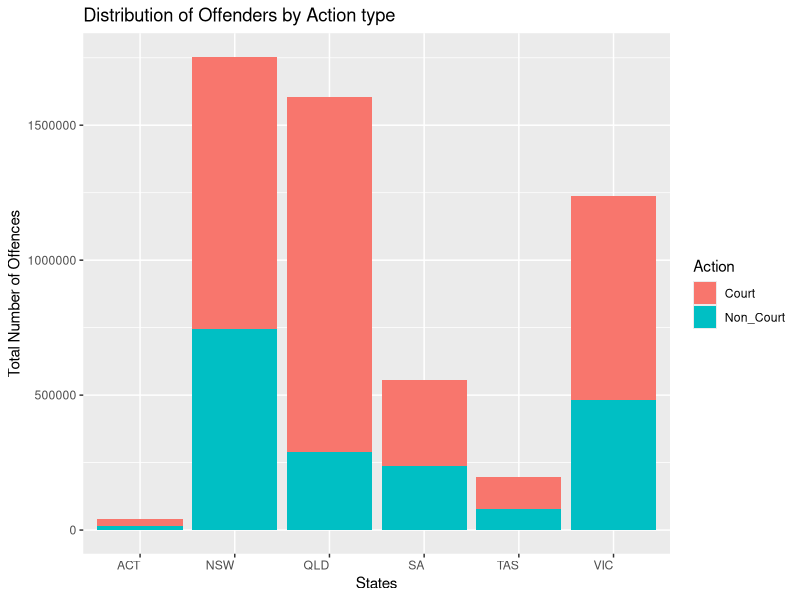
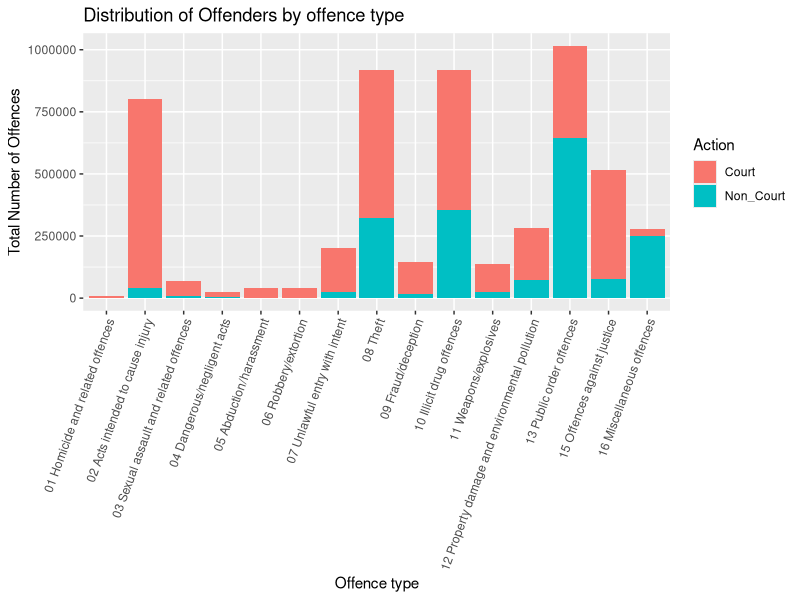

Write the R code that produced these figures, in order.
## ---- chunk 1
knitr::opts_chunk$set(echo = FALSE, cache=TRUE, messages=FALSE, warning=FALSE)
# Make sure you have the latest versions of rmarkdown and bookdown installed
library(ggplot2)
## ---- chunk 2
library(tidyverse)
library(readxl)
library(dplyr)
library(readr)
## ---- chunk 3
NSW <- read_excel(here::here("data/5. police proceedings, selected states and territories.xls"), 
                      sheet = 2, range = "A6:L39") %>% 
  dplyr::filter(!is.na(`Principal offence`))
NSW$`2008–09` =as.double(NSW$`2008–09`)
NSW <- NSW[-16,]
NSW <- NSW %>% mutate(Action = c(rep("Court",15),rep("Non_Court",15)))
NSW$States <- "NSW"

NSW <- NSW %>%  pivot_longer(cols = `2008–09`:`2018–19`,
               names_to = "Year", 
               values_to = "Cases") %>%
   mutate(Year = year(as.Date(Year, "%Y")))

VIC <- read_excel(here::here("data/5. police proceedings, selected states and territories.xls"), 
                      sheet = 3, range = "A6:L39") %>% 
  dplyr::filter(!is.na(`Principal offence`))
VIC$`2008–09` =as.double(VIC$`2008–09`)
VIC <- VIC[-16,]
VIC <- VIC %>% mutate(Action = c(rep("Court",15),rep("Non_Court",15)))
VIC$States <- "VIC"

VIC <- VIC %>%  pivot_longer(cols = `2008–09`:`2018–19`,
               names_to = "Year", 
               values_to = "Cases") %>%
   mutate(Year = year(as.Date(Year, "%Y")))

QLD <- read_excel(here::here("data/5. police proceedings, selected states and territories.xls"), 
                      sheet = 4, range = "A6:L39") %>% 
  dplyr::filter(!is.na(`Principal offence`))
QLD$`2008–09` =as.double(QLD$`2008–09`)
QLD <- QLD[-16,]
QLD <- QLD %>% mutate(Action = c(rep("Court",15),rep("Non_Court",15)))
QLD$States <- "QLD"

QLD <- QLD %>%  pivot_longer(cols = `2008–09`:`2018–19`,
               names_to = "Year", 
               values_to = "Cases") %>%
   mutate(Year = year(as.Date(Year, "%Y")))

SA <- read_excel(here::here("data/5. police proceedings, selected states and territories.xls"), 
                      sheet = 5, range = "A6:L39") %>% 
  dplyr::filter(!is.na(`Principal offence`))
SA$`2008–09` =as.double(SA$`2008–09`)
SA <- SA[-16,]
SA <- SA %>% mutate(Action = c(rep("Court",15),rep("Non_Court",15)))
SA$States <- "SA"

SA <- SA %>%  pivot_longer(cols = `2008–09`:`2018–19`,
               names_to = "Year", 
               values_to = "Cases") %>%
   mutate(Year = year(as.Date(Year, "%Y")))


TAS <- read_excel(here::here("data/5. police proceedings, selected states and territories.xls"), 
                      sheet = 6, range = "A6:L39") %>% 
  dplyr::filter(!is.na(`Principal offence`))
TAS$`2008–09` =as.double(TAS$`2008–09`)
TAS <- TAS[-16,]
TAS <- TAS %>% mutate(Action = c(rep("Court",15),rep("Non_Court",15)))
TAS$States <- "TAS"

TAS <- TAS %>%  pivot_longer(cols = `2008–09`:`2018–19`,
               names_to = "Year", 
               values_to = "Cases") %>%
   mutate(Year = year(as.Date(Year, "%Y")))


ACT <- read_excel(here::here("data/5. police proceedings, selected states and territories.xls"), 
                      sheet = 8, range = "A6:L39") %>% 
  dplyr::filter(!is.na(`Principal offence`))
ACT$`2008–09` =as.double(ACT$`2008–09`)
ACT <- ACT[-16,]
ACT <- ACT %>% mutate(Action = c(rep("Court",15),rep("Non_Court",15)))
ACT$States <- "ACT"

ACT <- ACT %>%  pivot_longer(cols = `2008–09`:`2018–19`,
               names_to = "Year", 
               values_to = "Cases") %>%
   mutate(Year = year(as.Date(Year, "%Y")))


procced <- bind_rows(NSW, VIC, QLD, SA, TAS, ACT) %>%
  dplyr::filter(!is.na(Cases))
  
## ---- chunk 4
procced %>% 
  group_by(States, Action) %>%
  summarise(Cases = sum(Cases)) %>%
  ggplot() +
  geom_col(aes(x = States,
             y= Cases,
             fill = Action)) +
  theme(axis.text.x = element_text(hjust = 1)) +
  ylab("Total Number of Offences") +
  xlab("States") +
  labs(title = "Distribution of Offenders by Action type")
## ---- chunk 5
procced %>% 
  group_by(`Principal offence`, Action) %>%
  summarise(Cases = sum(Cases)) %>%
  ggplot() +
  geom_col(aes(x = `Principal offence`,
             y= Cases,
             fill = Action)) +
  theme(axis.text.x = element_text(angle = 70, hjust = 1)) +
  ylab("Total Number of Offences") +
  xlab("Offence type") +
  labs(title = "Distribution of Offenders by offence type") 
